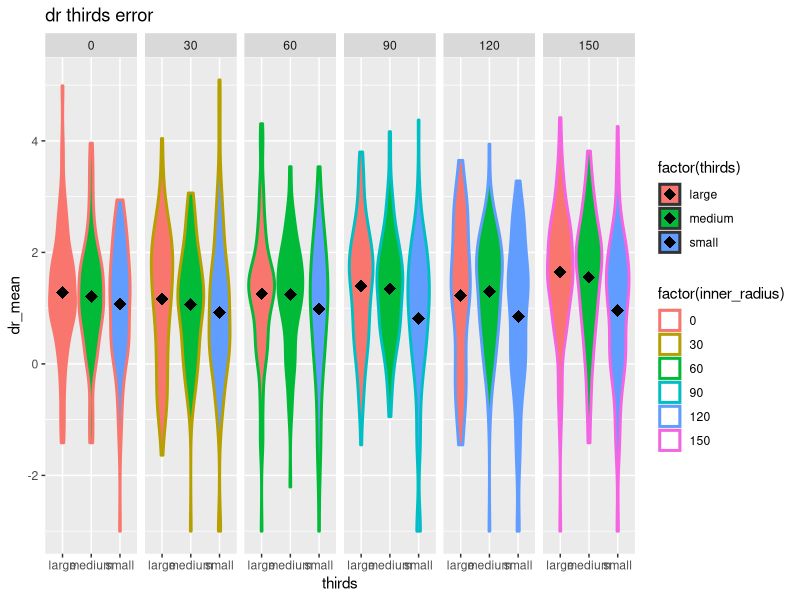
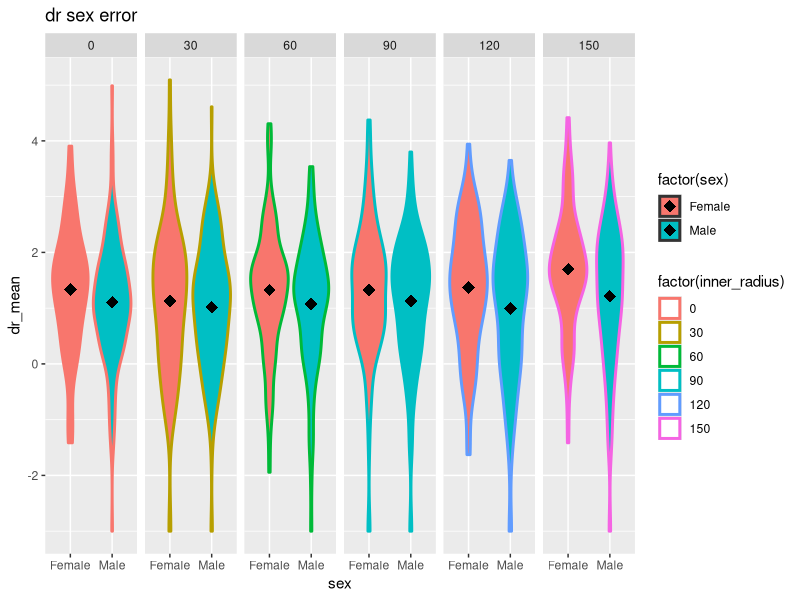
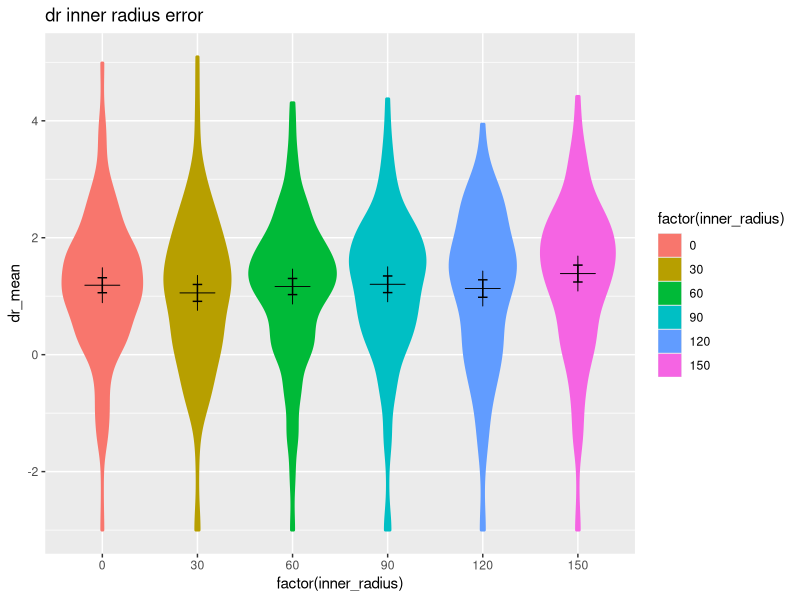

These figures' R source, in order:
#install.packages('dplyr')
#install.packages('tidyr')
library(dplyr)
library(tidyr)
library(gdata)
library(ggplot2)

# r doesn't have a standard error function
stderr = function(x) sqrt(var(x,na.rm=TRUE)/length(na.omit(x)))
ci95 = function(x) stderr(x) * 1.96

lowerCI <- function(v) {mean(v) - sd(v)*1.96/sqrt(length(v))}
upperCI <- function(v) {mean(v) + sd(v)*1.96/sqrt(length(v))}

setwd("~/github/donut-radii/analysis/results")
#reshaped = read.csv("reshaped-unique.csv")
#demographics = read.csv("demographics.csv")

# dr = merge(reshaped, demographics, by = "postID")
# remove participants due to high error rate or answering in degrees rather than percentages
# dr = dr[!(dr$workerID %in% c("ANMXMEB55AGM6", "A1GKEEI844CEKI", "A37Y5CTJ8HCQER")),]



dr = read.csv("merged-data.csv")

############################

# get the average result for condition 1 per subject
drBaseline = dr %>%
#  filter(inner_radius == 0) %>%
    group_by(inner_radius) %>%
  summarize(drBaseline = mean(log_error))

# distribute the aggregated value to each row and normalize
dr = dr %>%
  left_join(drBaseline) %>%
  mutate(drNormalized = log_error / drBaseline)

############ categorical x-axis (aggregate yourself) ################

drAggregated = dr %>%
  group_by(inner_radius, subjectID, thirds, sex) %>%
  summarize(dr_ci95 = ci95(log_error),
            dr_mean = mean(log_error),
            drNormalized_ci95 = ci95(drNormalized),
            drNormalized_mean = mean(drNormalized))

ggplot(drAggregated, aes(x=thirds, fill=factor(thirds))) +
  geom_violin(size=1, aes(
    y=dr_mean, 
    color=factor(inner_radius),
    ymin=dr_mean - dr_ci95, 
    ymax=dr_mean + dr_ci95)) +
  stat_summary(fun.y=mean, geom="point", aes(y=dr_mean), shape=18, size=4) + 
  labs(title = 'dr thirds error') + 
  facet_grid(. ~ inner_radius)

ggplot(drAggregated, aes(x=sex, fill=factor(sex))) +
  geom_violin(size=1, aes(
    y=dr_mean, 
    color=factor(inner_radius),
    ymin=dr_mean - dr_ci95, 
    ymax=dr_mean + dr_ci95)) +
  stat_summary(fun.y=mean, geom="point", aes(y=dr_mean), shape=18, size=4) + 
  labs(title = 'dr sex error') + 
  facet_grid(. ~ inner_radius)

ggplot(drAggregated, aes(y=dr_mean, x=factor(inner_radius), fill=factor(inner_radius))) +
  geom_violin(size=1, aes(
    color=factor(inner_radius),
    ymin=dr_mean - dr_ci95, 
    ymax=dr_mean + dr_ci95)) +
  stat_summary(fun.ymin=lowerCI, fun.ymax=upperCI, geom="errorbar", aes(width=.1)) +
  stat_summary(fun.y=mean, geom="point", shape=3, size=8, show.legend = FALSE) + 
  labs(title = 'dr inner radius error')
